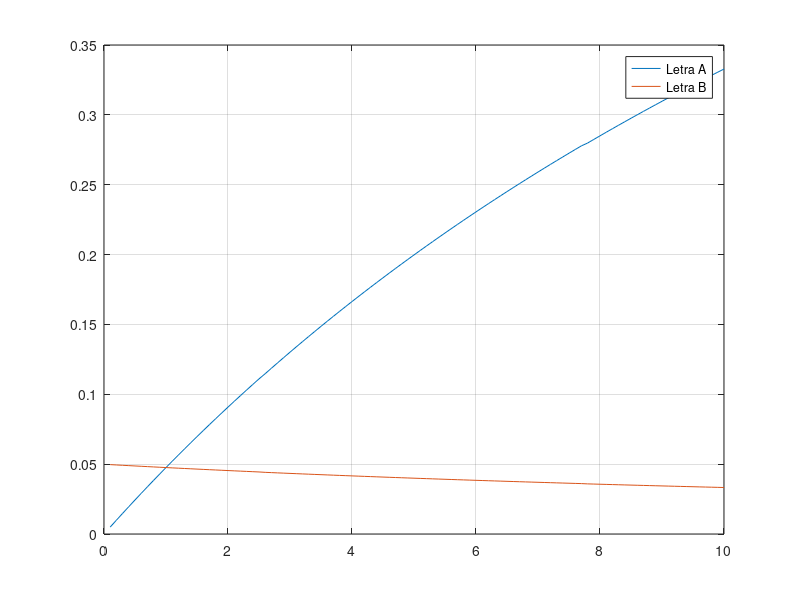

MATLAB code for this plot:
%%Exercício 10

clc; 
close all; 
clear all;

%Definição das funções
numeplanta = [1];
denoplanta = [1 20 20];
planta = tf(numeplanta,denoplanta);

%%Letras A e B
K = [0.1:0.1:10];

for ii = 1:length(K)
    aux = tf(K(ii),1);
    aux2 = series(aux,planta);
    T1 = feedback(aux2,1,-1);
    Y1 = step(T1); % R(s) = 1/s e Tp(s) = 0
    Yt(ii) = Y1(end);
    T2 = feedback(planta,aux);
    Y2 = step(T2);
    Yt2(ii) = Y2(end);
end

%Plotagem
figure(10)
plot(K,Yt)
grid on
hold on
plot(K,Yt2)
legend('Letra A','Letra B')